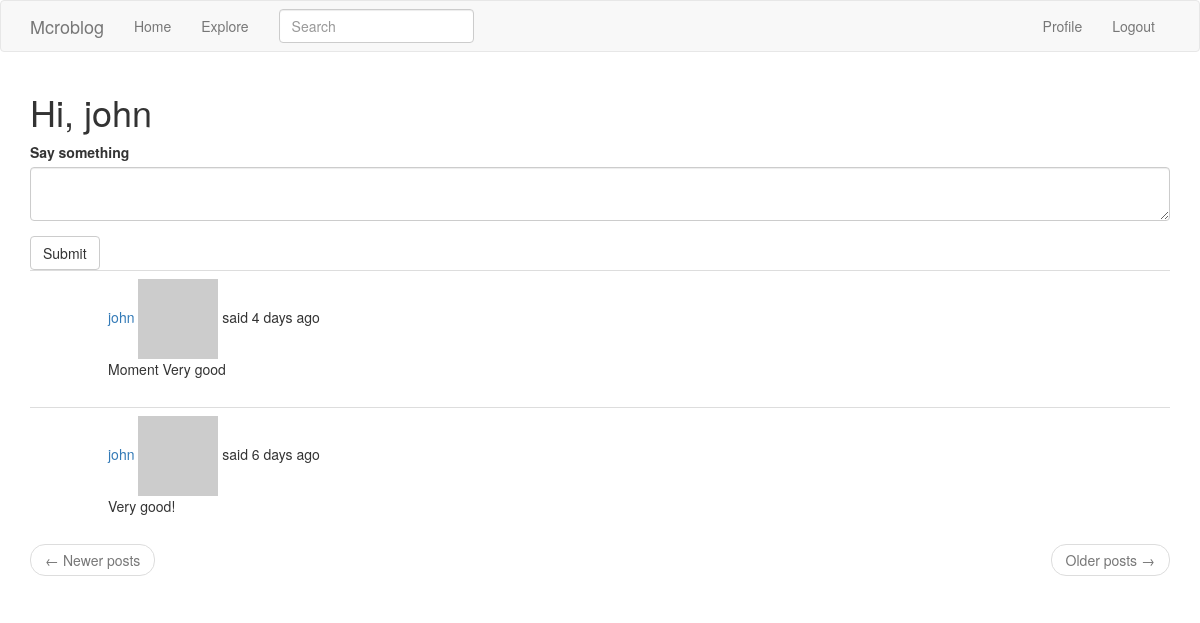
Before: /index (signed in) with the older database file.
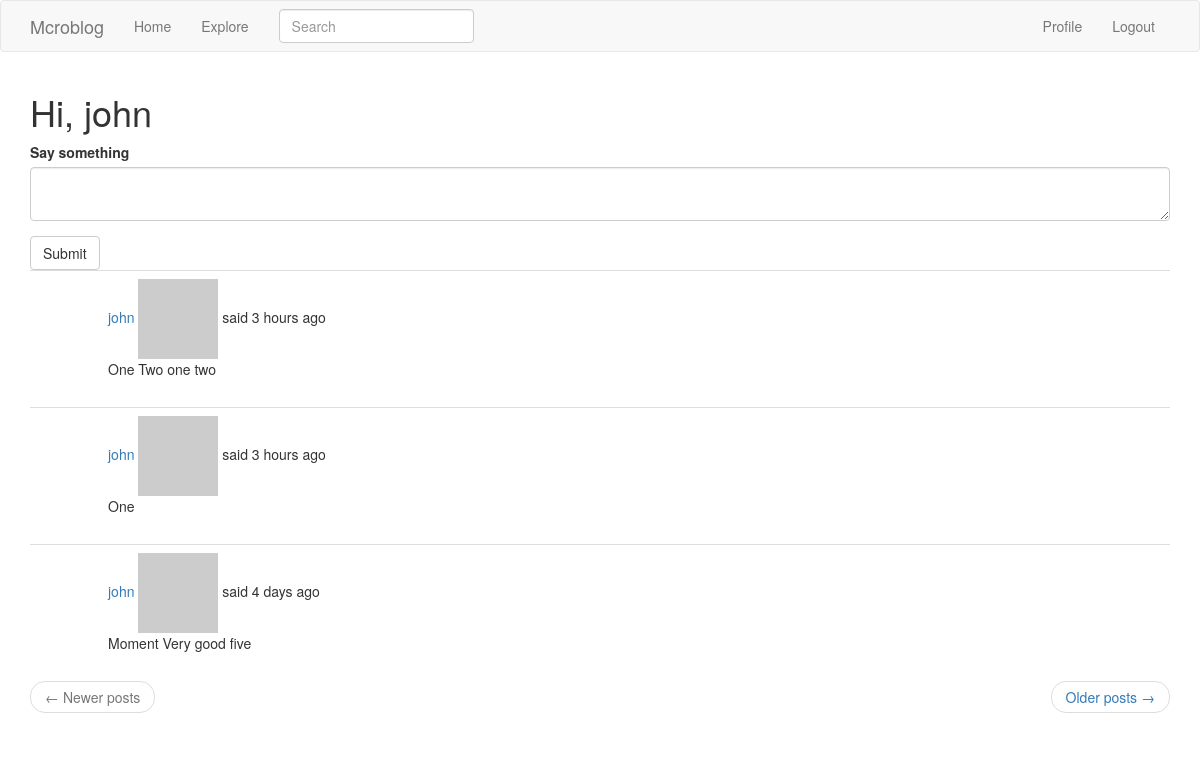
After: the same page with the newer database file.
### app/models.py (models this page shows, shortened)
class SearchableMixin(object):
    @classmethod
    def before_commit(cls, session):
        session._changes = {
            'add': list(session.new),
            'update': list(session.dirty),
            'delete': list(session.deleted)
        }
    @classmethod
    def after_commit(cls, session):
        for obj in session._changes['add']:
            if isinstance(obj, SearchableMixin):
                add_to_index(obj.__tablename__, obj)
        for obj in session._changes['update']:
            if isinstance(obj, SearchableMixin):
                add_to_index(obj.__tablename__, obj)
        for obj in session._changes['delete']:
            if isinstance(obj, SearchableMixin):
                remove_from_index(obj.__tablename__, obj)
        session._changes = None

class Post(SearchableMixin, db.Model):
    __searchable__ = ['body']
    id = db.Column(db.Integer, primary_key=True)
    body = db.Column(db.String(140))
    timestamp = db.Column(db.DateTime, index=True, default=datetime.utcnow)
    user_id = db.Column(db.Integer, db.ForeignKey('user.id'))
    language = db.Column(db.String(5))

class User(UserMixin, db.Model):
    id = db.Column(db.Integer, primary_key=True)
    username = db.Column(db.String(64), index=True, unique=True)
    email = db.Column(db.String(120), index=True, unique=True)
    password_hash = db.Column(db.String(128))
    posts = db.relationship('Post', backref='author', lazy='dynamic')
    about_me = db.Column(db.String(140))
    last_seen = db.Column(db.DateTime, default=datetime.utcnow)
    followed = db.relationship(
        'User', secondary=followers,
        primaryjoin=(followers.c.follower_id == id),
        secondaryjoin=(followers.c.followed_id == id),
        backref=db.backref('followers', lazy='dynamic'),
        lazy='dynamic'
    )
    def followed_posts(self):
        followed = Post.query.join(
            followers, (followers.c.followed_id == Post.user_id)).filter(
            followers.c.follower_id == self.id)
        own = Post.query.filter_by(user_id=self.id)
        return followed.union(own).order_by(Post.timestamp.desc())
    def avatar(self, size):
        digest = md5(self.email.lower().encode('utf-8')).hexdigest()
        return 'https://www.gravatar.com/avatar/{}?d=identicon&s={}'.format(digest, size)

### app/main/routes.py (the view, shortened to what this page needs)
@bp.route('/', methods=['GET', 'POST'])
@bp.route('/index', methods=['GET', 'POST'])
@login_required
def index():
    form = PostForm()
    page = request.args.get('page', 1, type=int)
    posts = current_user.followed_posts().paginate(
        page, current_app.config['POSTS_PER_PAGE'], False)
    next_url = url_for('main.index', page=posts.next_num) \
        if posts.has_next else None
    prev_url = url_for('main.index', page=posts.prev_num) \
        if posts.has_prev else None
    return render_template('index.html', title=_('Home'), form=form,
                           posts=posts.items, next_url=next_url,
                           prev_url=prev_url)

### app/main/forms.py
class SearchForm(FlaskForm):
    q = StringField(_l('Search'), validators=[DataRequired()])
    def __init__(self, *args, **kwargs):
        if 'formdata' not in kwargs:
            kwargs['formdata'] = request.args
        if 'csrf_enabled' not in kwargs:
            kwargs['csrf_enabled'] = False
        super(SearchForm, self).__init__(*args, **kwargs)

class PostForm(FlaskForm):
    post = TextAreaField(_l('Say something'), validators=[DataRequired()])
    submit = SubmitField(_l('Submit'))

### app/main/routes.py (called while the page is built)
@bp.before_app_request
def before_request():
    if current_user.is_authenticated:
        current_user.last_seen = datetime.utcnow()
        db.session.commit()
        g.search_form = SearchForm()
    g.locale = str(get_locale())

### app/models.py (called while the page is built)
@login.user_loader
def load_user(id):
    return User.query.get(int(id))

### app/templates/index.html
{% extends "base.html" %}
{% import 'bootstrap/wtf.html' as wtf %}
{% block app_content %}
    <h1> {{ _('Hi, %(username)s', username=current_user.username) }}</h1>
    {% if form %}
        {{ wtf.quick_form(form) }}
    {% endif %}
    {% for post in posts %}
        {% include '_post.html' %}
    {% endfor %}
    <nav aria-label="...">
        <ul class="pager">
            <li class="previous{% if not prev_url %} disabled{% endif %}">
                <a href="{{ prev_url or '#' }}">
                    <span aria-hidden="true">&larr;</span> Newer posts
                </a>
            </li>
            <li class="next{% if not next_url %} disabled{% endif %}">
                <a href="{{ next_url or '#' }}">
                    Older posts <span aria-hidden="true">&rarr;</span>
                </a>
            </li>
        </ul>
    </nav>
{% endblock %}

### app/templates/_post.html (shortened to what this page needs)
<table class="table table-hover">
    <tr>
        <td width="70px">
        </td>
        <td>
            <a href="{{ url_for('main.user', username=post.author.username) }}">
                {{ post.author.username }}
            </a>
            {{ _('%(username)s said %(when)s', username=user_link, when=moment(post.timestamp).fromNow()) }}
        <br>
            <span id="post{{ post.id }}">{{ post.body }}</span>
        </td>
    </tr>
</table>

Changed rows visible on the page:
no longer on this page (row edited): Post: author.username "john", body "Very good!"
added Post: author.username "john", body "One Two one two"
added Post: author.username "john", body "One"
changed Post: body "Moment Very good" → "Moment Very good five"
